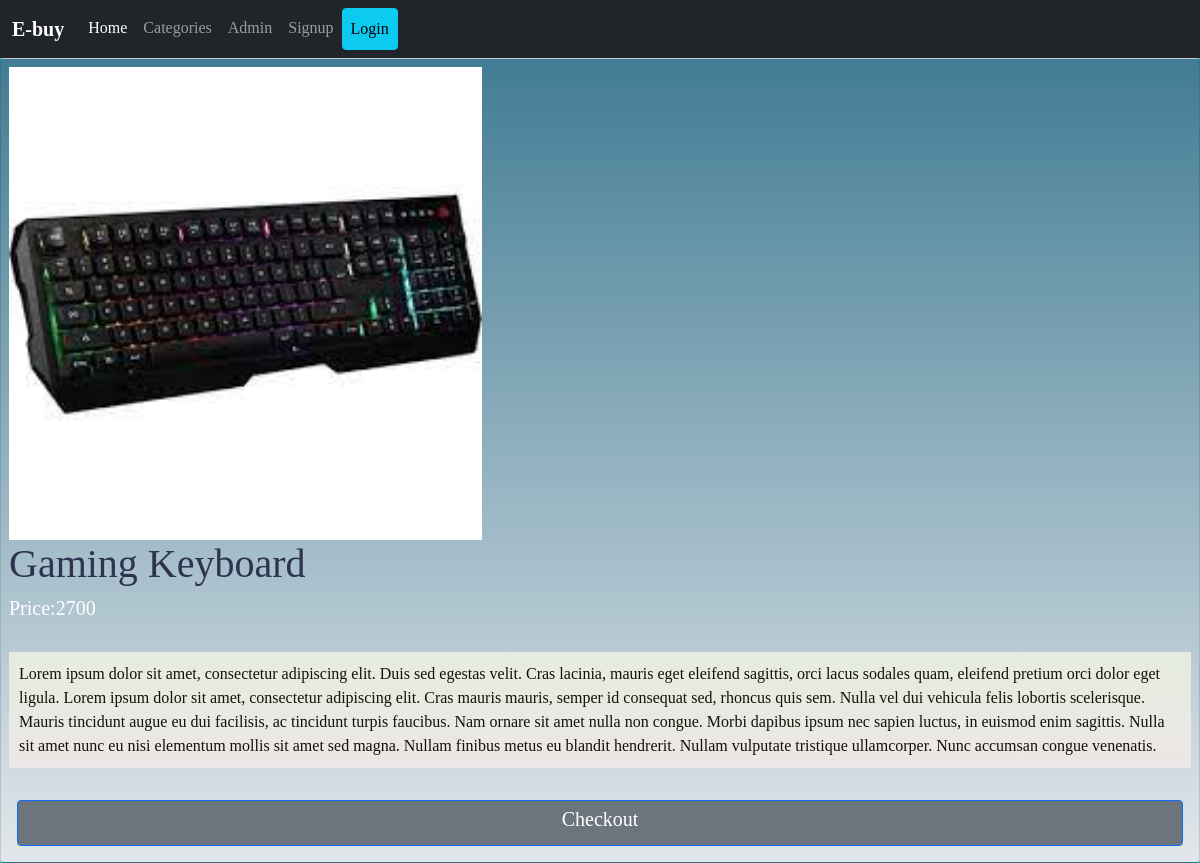
The page /store/Gaming Keyboard on the database its author committed.
### store/models.py (models this page shows, shortened)
class Product(models.Model):
    name = CharField(max_length=100,null=True)
    img = ImageField(null=True)
    price = IntegerField(default = 0,null=True)
    des = CharField(max_length=1000,null=True,default='Description')

### store/views.py (the view)
# urls.py: path('store/<str:header>',views.content,name='content'),
def content(request,header):
    data=Product.objects.get(name=header)
    context = {'data':data,'header':header}
    if (data):
        return render(request,'content.html',context)
    else:
        return render(request,'store.html')

### store/templates/content.html (shortened to what this page needs)
{% extends 'main.html' %}
{% load static %}
{% block content %}
<div style="background:linear-gradient(rgb(65, 124, 148),rgb(226, 231, 235))", class=" card p-2">
    <img class="img" src="{{data.img.url}}" alt="nopes">
    <h1 style="color:rgba(21, 23, 54, 0.828);">{{data.name}} </h1>
    <h5>Price:{{data.price}}</h5>
    <br>
    <p style="background:linear-gradient(rgb(230, 236, 223),rgb(236, 230, 230)); padding:10px; margin:auto; color:rgb(19, 18, 7)">{{data.des}}</p>
    <br>
    <a href="{% url 'checkout' data.name  %}" class="btn btn-secondary border border-primary m-2"><h5>Checkout</h5></a>
</div>
{% endblock content%}

### store/templates/main.html (style rules this page uses)
body { font-family: Baloo; width: 100%; height: 100%; color: #fff; background: linear-gradient(-45deg, #EE7752, #ec84ac,#23A6D5,#23D5AB); background-size: 400% 400%; position: relative; animation: change 10s ease-in-out infinite; }

### store/templates/content.html (style rules this page uses)
.img { height: 40%; width: 40%; }

### rows shown on the page
Product: img (picture), name "Gaming Keyboard", price "2700", des "Lorem ipsum dolor sit amet, consectetur adipiscing elit. Duis sed egestas velit. Cras lacinia, mauris eget eleifend sagittis, orci lacus sodales quam, eleifend pretium orci dolor eget ligula. Lorem ipsum dolor sit amet, consectetur adipiscing elit. Cras mauris mauris, semper id consequat sed, rhoncus quis sem. Nulla vel dui vehicula felis lobortis scelerisque. Mauris tincidunt augue eu dui facilisis, ac tincidunt turpis faucibus. Nam ornare sit amet nulla non congue. Morbi dapibus ipsum nec sapien luctus, in euismod enim sagittis. Nulla sit amet nunc eu nisi elementum mollis sit amet sed magna. Nullam finibus metus eu blandit hendrerit. Nullam vulputate tristique ullamcorper. Nunc accumsan…"
